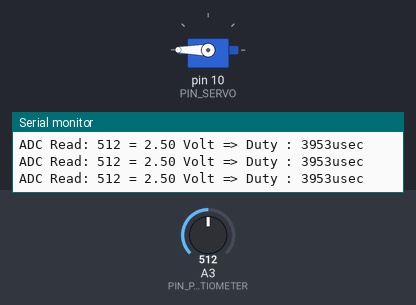
This sketch was run on a simulated Arduino Uno, built with avr-gcc and run on an emulated ATmega328P. On the bench: servo, the last lines printed to the serial monitor. Inputs (shaded band) come from the test bench; at power-on: A3 (PIN_POTENTIOMETER) = 512.

Above: at 1.2 s.
1.3 s: A3 (PIN_POTENTIOMETER) set to 122
At 1.9 s:
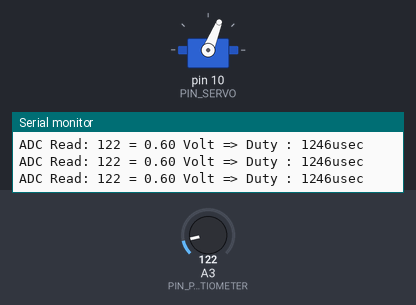
2.8 s: A3 (PIN_POTENTIOMETER) set to 0
At 3.1 s:
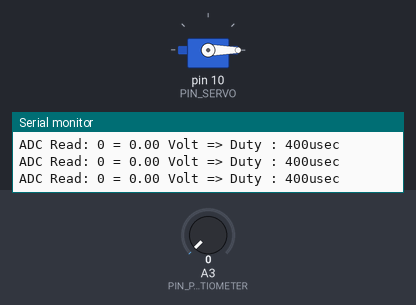
4.3 s: A3 (PIN_POTENTIOMETER) set to 306
At 5.5 s:
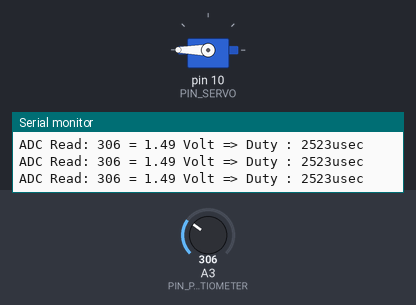
Timing chart, 0 to 7.3 s (numbered marks = the images above; inputs shaded):
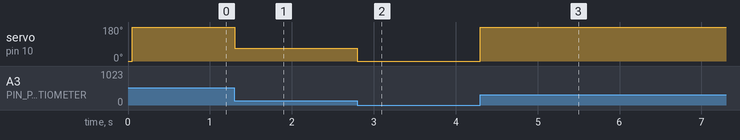

The sketch:

17_example_2.ino
```cpp
#include <Servo.h>

// Arduino pin assignment

#define PIN_POTENTIOMETER 3   // Potentiometer at Pin A3
#define PIN_SERVO         10

#define _DUTY_MIN 400 // servo full clock-wise position (0 degree)
//#define _DUTY_NEU 1500 // servo neutral position (90 degree)
#define _DUTY_MAX 7500 // servo full counter-clockwise position (180 degree)

#define LOOP_INTERVAL 50   // Loop Interval (unit: msec)

Servo myservo;
unsigned long last_loop_time;   // unit: msec

void setup()
{
  myservo.attach(PIN_SERVO);
  myservo.writeMicroseconds(_DUTY_MIN);

  Serial.begin(57600);
}

void loop()
{
  unsigned long time_curr = millis();
  int a_value, duty;

  // wait until next event time
  if (time_curr < (last_loop_time + LOOP_INTERVAL))
    return;
  last_loop_time += LOOP_INTERVAL;

  a_value = analogRead(PIN_POTENTIOMETER);

  // map a_value into duty
  duty = map(a_value, 0, 1023, _DUTY_MIN, _DUTY_MAX);
  myservo.writeMicroseconds(duty);

  // print Potentiometer value and duty !!!
  Serial.print("ADC Read: ");
  Serial.print(a_value);
  Serial.print(" = ");
  Serial.print((a_value / 1024.0) * 5.0);
  Serial.print(" Volt => Duty : ");
  Serial.print(duty);
  Serial.println("usec");
}
```

Measured:
- after the input at 1.3 s, servo on pin 10 (PIN_SERVO): 180° → 68° at once
- after the input at 2.8 s, servo on pin 10 (PIN_SERVO): 68° → 0° at once
- after the input at 4.3 s, servo on pin 10 (PIN_SERVO): 0° → 180° at once
